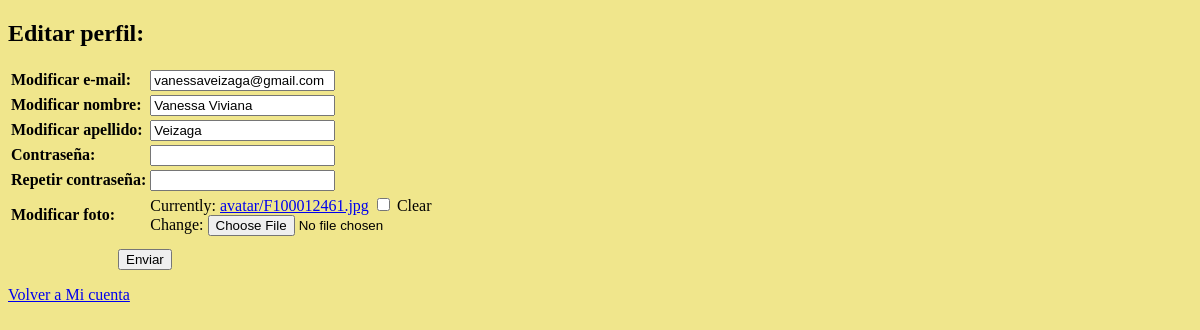
The page /AppRestaurante/editarPerfil (signed in) on the database as committed earlier.
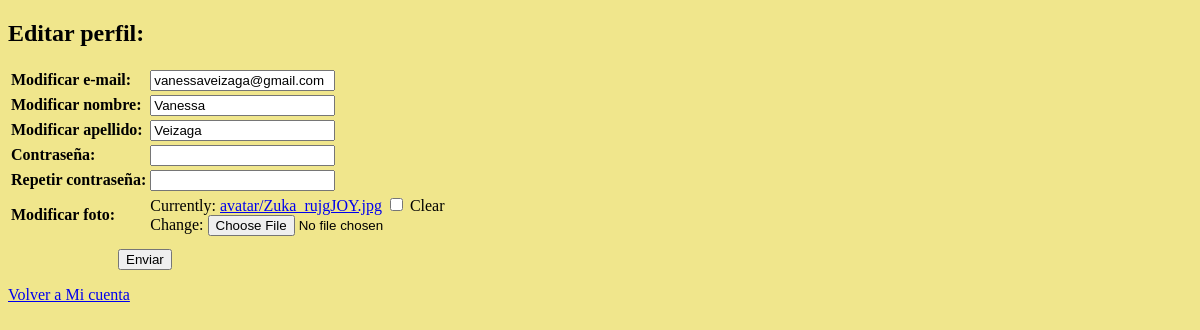
The same page on the database as committed later.
### AppRestaurante/models.py (models this page shows)
class User(AbstractUser):
    imagen = models.ImageField(upload_to='avatar', default='avatar/perfil.png', null=True, blank=True)

### AppRestaurante/views.py (the view)
# urls.py: path('editarPerfil', views.editarPerfil, name="EditarPerfil"),
@login_required
def editarPerfil(request):
    usuario = request.user
    if request.method == "POST":
        miFormulario = UserEditForm(request.POST, request.FILES)
        if miFormulario.is_valid():
            informacion = miFormulario.cleaned_data
            usuario.first_name = informacion['first_name']
            usuario.last_name = informacion['last_name']
            usuario.email = informacion['email']
            usuario.password1 = informacion['password1']
            usuario.password2 = informacion['password2']
            if informacion['imagen'] == False:
                usuario.imagen = 'avatar/perfil.png'
            else:
                usuario.imagen = informacion['imagen']
            usuario.save()
            miFormulario = UserEditForm()
            return render(request, "editarPerfil.html", {"miFormulario": miFormulario, "mensaje": "Se guardaron los cambios correctamente."})
    else:
        miFormulario = UserEditForm(initial={"first_name": usuario.first_name, "last_name": usuario.last_name, "email": usuario.email, "imagen": usuario.imagen})
    return render(request, "editarPerfil.html", {"miFormulario": miFormulario})

### AppRestaurante/forms.py
class UserEditForm(UserCreationForm):
    email = forms.EmailField(label = "Modificar e-mail:")
    first_name = forms.CharField(label = "Modificar nombre")
    last_name = forms.CharField(label = "Modificar apellido")
    imagen = forms.ImageField(label="Modificar foto", required=False)
    password1 = forms.CharField(label="Contraseña", widget=forms.PasswordInput)
    password2 = forms.CharField(label="Repetir contraseña", widget=forms.PasswordInput)
    class Meta:
        model = User
        fields = ['email', 'first_name', 'last_name', 'password1', 'password2', 'imagen']
        help_texts = {k:"" for k in fields}

### AppRestaurante/Templates/editarPerfil.html (shortened to what this page needs)
<!DOCTYPE html>
<html lang="en">
<head>
</head>
<body style="background-color: khaki;">
    <h2>Editar perfil:</h2>
    <form method="POST" enctype="multipart/form-data"> {% csrf_token %}
        <table style="text-align: left;">
            {{miFormulario.as_table}}
        </table>
        <input style="margin: 10px 110px 0px;" type="submit" value="Enviar">
    </form>
    <a href="{% url 'MiCuenta' %}">Volver a Mi cuenta</a>
</body>
</html>

Rows that differ between the two databases and show on the page:
changed User "vanessaveizaga@gmail.com": first_name "Vanessa Viviana" → "Vanessa"
Other text that changed with them:
text no longer shown: "Modificar e-mail: Modificar nombre: Modificar apellido: Contraseña: Repetir contraseña: Modificar foto: Currently: avatar/F100012461.jpg Clear Change:"
text now shown: "Modificar e-mail: Modificar nombre: Modificar apellido: Contraseña: Repetir contraseña: Modificar foto: Currently: avatar/Zuka_rujgJOY.jpg Clear Change:"
